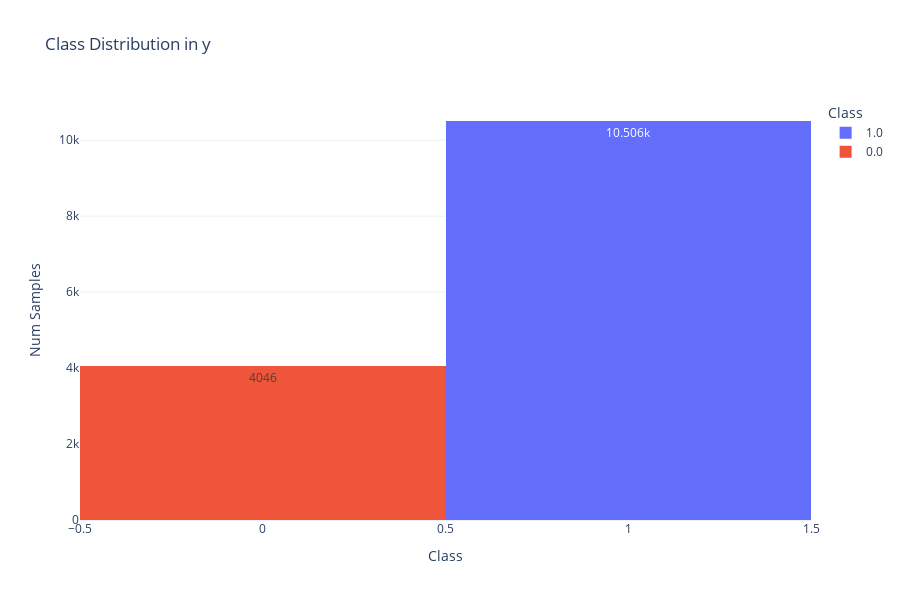

The cell this chart's notebook holds for it:
### Code cell
fig_y = px.histogram(y, x=187, title="Class Distribution in y", 
                     text_auto=True, labels={"x": "Class Labels", "y": "Number of Samples"}, color = 187)

fig_y.update_layout(
    xaxis_title="Class",
    yaxis_title="Num Samples",
    legend_title="Class",
    template="plotly_white",
    height=600
)

fig_y.show()

### Figure 1 — Plotly figure (JSON) as saved in the notebook; plotly's stock layout.template omitted (floating-point values rounded to 4 significant figures; data arrays with more than 128 entries replaced by an {"elided": "..."} marker saying what was removed)
{"data": [{"alignmentgroup": "True", "bingroup": "x", "hovertemplate": "187=%{x}<br>count=%{y}<extra></extra>", "legendgroup": "1.0", "marker": {"color": "#636efa", "pattern": {"shape": ""}}, "name": "1.0", "offsetgroup": "1.0", "orientation": "v", "showlegend": true, "texttemplate": "%{value}", "type": "histogram", "x": {"elided": "10506 int values"}, "xaxis": "x", "yaxis": "y"}, {"alignmentgroup": "True", "bingroup": "x", "hovertemplate": "187=%{x}<br>count=%{y}<extra></extra>", "legendgroup": "0.0", "marker": {"color": "#EF553B", "pattern": {"shape": ""}}, "name": "0.0", "offsetgroup": "0.0", "orientation": "v", "showlegend": true, "texttemplate": "%{value}", "type": "histogram", "x": {"elided": "4046 int values"}, "xaxis": "x", "yaxis": "y"}], "layout": {"barmode": "relative", "height": 600, "legend": {"title": {"text": "Class"}, "tracegroupgap": 0}, "title": {"text": "Class Distribution in y"}, "xaxis": {"anchor": "y", "categoryarray": [1, 0], "categoryorder": "array", "domain": [0, 1], "title": {"text": "Class"}}, "yaxis": {"anchor": "x", "domain": [0, 1], "title": {"text": "Num Samples"}}}}
